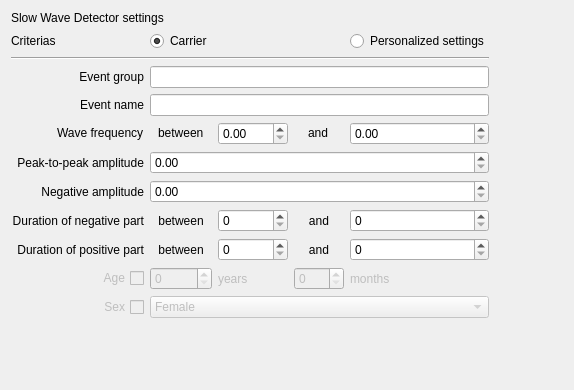
<?xml version="1.0" encoding="UTF-8"?>
<ui version="4.0">
 <class>SlowWaveDetectorSettingsView</class>
 <widget class="QWidget" name="SlowWaveDetectorSettingsView">
  <property name="geometry">
   <rect>
    <x>0</x>
    <y>0</y>
    <width>574</width>
    <height>390</height>
   </rect>
  </property>
  <property name="windowTitle">
   <string>Form</string>
  </property>
  <property name="toolTip">
   <string/>
  </property>
  <layout class="QGridLayout" name="gridLayout_2">
   <item row="0" column="0">
    <layout class="QVBoxLayout" name="verticalLayout">
     <item>
      <widget class="QLabel" name="label_5">
       <property name="font">
        <font>
         <weight>50</weight>
         <italic>false</italic>
         <bold>false</bold>
        </font>
       </property>
       <property name="layoutDirection">
        <enum>Qt::LeftToRight</enum>
       </property>
       <property name="text">
        <string>Slow Wave Detector settings</string>
       </property>
       <property name="alignment">
        <set>Qt::AlignLeading|Qt::AlignLeft|Qt::AlignVCenter</set>
       </property>
      </widget>
     </item>
     <item>
      <layout class="QGridLayout" name="gridLayout" rowstretch="0,0,0,0,0,0,0,0,0,0,0,0" columnstretch="0,0,0,0,0,0">
       <item row="8" column="2">
        <widget class="QLabel" name="label_14">
         <property name="text">
          <string>between</string>
         </property>
         <property name="alignment">
          <set>Qt::AlignCenter</set>
         </property>
        </widget>
       </item>
       <item row="7" column="2">
        <widget class="QLabel" name="label_10">
         <property name="text">
          <string>between</string>
         </property>
         <property name="alignment">
          <set>Qt::AlignCenter</set>
         </property>
        </widget>
       </item>
       <item row="6" column="1">
        <widget class="QLabel" name="label_4">
         <property name="whatsThis">
          <string>uV</string>
         </property>
         <property name="text">
          <string>Negative amplitude</string>
         </property>
         <property name="alignment">
          <set>Qt::AlignRight|Qt::AlignTrailing|Qt::AlignVCenter</set>
         </property>
        </widget>
       </item>
       <item row="8" column="3">
        <widget class="QSpinBox" name="spinBox_min_pos">
         <property name="maximum">
          <number>3000</number>
         </property>
        </widget>
       </item>
       <item row="3" column="1">
        <widget class="QLabel" name="label">
         <property name="layoutDirection">
          <enum>Qt::LeftToRight</enum>
         </property>
         <property name="text">
          <string>Event name</string>
         </property>
         <property name="alignment">
          <set>Qt::AlignRight|Qt::AlignTrailing|Qt::AlignVCenter</set>
         </property>
        </widget>
       </item>
       <item row="8" column="5">
        <widget class="QSpinBox" name="spinBox_max_pos">
         <property name="maximum">
          <number>3000</number>
         </property>
        </widget>
       </item>
       <item row="2" column="1">
        <widget class="QLabel" name="label_3">
         <property name="layoutDirection">
          <enum>Qt::LeftToRight</enum>
         </property>
         <property name="text">
          <string>Event group</string>
         </property>
         <property name="alignment">
          <set>Qt::AlignRight|Qt::AlignTrailing|Qt::AlignVCenter</set>
         </property>
        </widget>
       </item>
       <item row="5" column="1">
        <widget class="QLabel" name="label_2">
         <property name="whatsThis">
          <string>uV</string>
         </property>
         <property name="text">
          <string>Peak-to-peak amplitude</string>
         </property>
         <property name="alignment">
          <set>Qt::AlignRight|Qt::AlignTrailing|Qt::AlignVCenter</set>
         </property>
        </widget>
       </item>
       <item row="6" column="2" colspan="4">
        <widget class="QDoubleSpinBox" name="doubleSpinBox_neg_amp">
         <property name="maximum">
          <double>200.000000000000000</double>
         </property>
        </widget>
       </item>
       <item row="11" column="2" colspan="4">
        <widget class="QComboBox" name="comboBox_sex">
         <property name="enabled">
          <bool>false</bool>
         </property>
         <item>
          <property name="text">
           <string>Female</string>
          </property>
         </item>
         <item>
          <property name="text">
           <string>Male</string>
          </property>
         </item>
        </widget>
       </item>
       <item row="7" column="1">
        <widget class="QLabel" name="label_6">
         <property name="whatsThis">
          <string>msec</string>
         </property>
         <property name="text">
          <string>Duration of negative part</string>
         </property>
         <property name="alignment">
          <set>Qt::AlignRight|Qt::AlignTrailing|Qt::AlignVCenter</set>
         </property>
        </widget>
       </item>
       <item row="7" column="4">
        <widget class="QLabel" name="label_11">
         <property name="minimumSize">
          <size>
           <width>50</width>
           <height>0</height>
          </size>
         </property>
         <property name="text">
          <string>and</string>
         </property>
         <property name="alignment">
          <set>Qt::AlignCenter</set>
         </property>
        </widget>
       </item>
       <item row="8" column="4">
        <widget class="QLabel" name="label_15">
         <property name="text">
          <string>and</string>
         </property>
         <property name="alignment">
          <set>Qt::AlignCenter</set>
         </property>
        </widget>
       </item>
       <item row="10" column="2">
        <widget class="QSpinBox" name="spinBox_years">
         <property name="enabled">
          <bool>false</bool>
         </property>
         <property name="minimumSize">
          <size>
           <width>50</width>
           <height>0</height>
          </size>
         </property>
         <property name="maximum">
          <number>122</number>
         </property>
        </widget>
       </item>
       <item row="3" column="2" colspan="4">
        <widget class="QLineEdit" name="event_name_lineedit"/>
       </item>
       <item row="10" column="5">
        <widget class="QLabel" name="label_months">
         <property name="enabled">
          <bool>false</bool>
         </property>
         <property name="text">
          <string>months</string>
         </property>
        </widget>
       </item>
       <item row="2" column="2" colspan="4">
        <widget class="QLineEdit" name="group_lineedit"/>
       </item>
       <item row="10" column="3">
        <widget class="QLabel" name="label_years">
         <property name="enabled">
          <bool>false</bool>
         </property>
         <property name="text">
          <string>years</string>
         </property>
        </widget>
       </item>
       <item row="7" column="3">
        <widget class="QSpinBox" name="spinBox_min_neg">
         <property name="minimumSize">
          <size>
           <width>70</width>
           <height>0</height>
          </size>
         </property>
         <property name="maximum">
          <number>3000</number>
         </property>
        </widget>
       </item>
       <item row="0" column="1">
        <widget class="QLabel" name="label_8">
         <property name="text">
          <string>Criterias</string>
         </property>
        </widget>
       </item>
       <item row="5" column="2" colspan="4">
        <widget class="QDoubleSpinBox" name="doubleSpinBox_PaP_amp">
         <property name="maximum">
          <double>200.000000000000000</double>
         </property>
        </widget>
       </item>
       <item row="0" column="5">
        <widget class="QRadioButton" name="personalized_radioButton">
         <property name="text">
          <string>Personalized settings</string>
         </property>
        </widget>
       </item>
       <item row="10" column="4">
        <widget class="QSpinBox" name="spinBox_months">
         <property name="enabled">
          <bool>false</bool>
         </property>
         <property name="maximum">
          <number>11</number>
         </property>
        </widget>
       </item>
       <item row="7" column="5">
        <widget class="QSpinBox" name="spinBox_max_neg">
         <property name="minimumSize">
          <size>
           <width>70</width>
           <height>0</height>
          </size>
         </property>
         <property name="maximum">
          <number>3000</number>
         </property>
        </widget>
       </item>
       <item row="8" column="1">
        <widget class="QLabel" name="label_7">
         <property name="whatsThis">
          <string>msec</string>
         </property>
         <property name="text">
          <string>Duration of positive part</string>
         </property>
         <property name="alignment">
          <set>Qt::AlignRight|Qt::AlignTrailing|Qt::AlignVCenter</set>
         </property>
        </widget>
       </item>
       <item row="0" column="2">
        <widget class="QRadioButton" name="carrier_radioButton">
         <property name="text">
          <string>Carrier</string>
         </property>
         <property name="checked">
          <bool>true</bool>
         </property>
        </widget>
       </item>
       <item row="4" column="1" alignment="Qt::AlignRight|Qt::AlignVCenter">
        <widget class="QLabel" name="label_9">
         <property name="text">
          <string>Wave frequency</string>
         </property>
        </widget>
       </item>
       <item row="4" column="2" alignment="Qt::AlignHCenter|Qt::AlignVCenter">
        <widget class="QLabel" name="label_12">
         <property name="text">
          <string>between</string>
         </property>
        </widget>
       </item>
       <item row="4" column="4" alignment="Qt::AlignHCenter|Qt::AlignVCenter">
        <widget class="QLabel" name="label_13">
         <property name="text">
          <string>and</string>
         </property>
        </widget>
       </item>
       <item row="4" column="3">
        <widget class="QDoubleSpinBox" name="doubleSpinBox_f_min"/>
       </item>
       <item row="4" column="5">
        <widget class="QDoubleSpinBox" name="doubleSpinBox_f_max"/>
       </item>
       <item row="1" column="1" colspan="5">
        <widget class="Line" name="line">
         <property name="orientation">
          <enum>Qt::Horizontal</enum>
         </property>
        </widget>
       </item>
       <item row="10" column="1">
        <widget class="QCheckBox" name="checkBox_age">
         <property name="enabled">
          <bool>false</bool>
         </property>
         <property name="font">
          <font>
           <weight>50</weight>
           <italic>false</italic>
           <bold>false</bold>
          </font>
         </property>
         <property name="whatsThis">
          <string>Modify parameters automatically according to patients age</string>
         </property>
         <property name="layoutDirection">
          <enum>Qt::RightToLeft</enum>
         </property>
         <property name="text">
          <string>Age</string>
         </property>
         <property name="tristate">
          <bool>false</bool>
         </property>
        </widget>
       </item>
       <item row="11" column="1">
        <widget class="QCheckBox" name="checkBox_sex">
         <property name="enabled">
          <bool>false</bool>
         </property>
         <property name="whatsThis">
          <string>&lt;html&gt;&lt;head/&gt;&lt;body&gt;&lt;p&gt;Modify parameters according to patients sex&lt;/p&gt;&lt;/body&gt;&lt;/html&gt;</string>
         </property>
         <property name="layoutDirection">
          <enum>Qt::RightToLeft</enum>
         </property>
         <property name="text">
          <string>Sex</string>
         </property>
        </widget>
       </item>
      </layout>
     </item>
     <item>
      <spacer name="verticalSpacer">
       <property name="orientation">
        <enum>Qt::Vertical</enum>
       </property>
       <property name="sizeHint" stdset="0">
        <size>
         <width>20</width>
         <height>40</height>
        </size>
       </property>
      </spacer>
     </item>
    </layout>
   </item>
   <item row="0" column="2">
    <spacer name="horizontalSpacer">
     <property name="orientation">
      <enum>Qt::Horizontal</enum>
     </property>
     <property name="sizeHint" stdset="0">
      <size>
       <width>40</width>
       <height>20</height>
      </size>
     </property>
    </spacer>
   </item>
  </layout>
 </widget>
 <resources>
  <include location="../../../../snooz-toolbox/src/main/python/ui/themes/themes.qrc"/>
 </resources>
 <connections/>
 <slots>
  <slot>on_choose()</slot>
  <slot>on_input_format_changed()</slot>
 </slots>
</ui>
